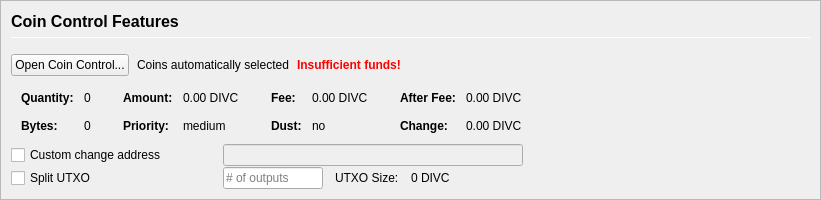
         <widget class="QFrame" name="frameCoinControl">
          <property name="sizePolicy">
           <sizepolicy hsizetype="Expanding" vsizetype="Expanding">
            <horstretch>0</horstretch>
            <verstretch>0</verstretch>
           </sizepolicy>
          </property>
          <property name="maximumSize">
           <size>
            <width>16777215</width>
            <height>16777215</height>
           </size>
          </property>
          <property name="frameShape">
           <enum>QFrame::StyledPanel</enum>
          </property>
          <property name="frameShadow">
           <enum>QFrame::Sunken</enum>
          </property>
          <layout class="QVBoxLayout" name="verticalLayoutCoinControl2">
           <property name="spacing">
            <number>0</number>
           </property>
           <property name="leftMargin">
            <number>0</number>
           </property>
           <property name="topMargin">
            <number>0</number>
           </property>
           <property name="rightMargin">
            <number>0</number>
           </property>
           <property name="bottomMargin">
            <number>0</number>
           </property>
           <item>
            <widget class="QFrame" name="frameCoinControl_BG">
             <layout class="QVBoxLayout" name="verticalLayoutCoinControl" stretch="0,0,0,0,0,0">
              <property name="spacing">
               <number>1</number>
              </property>
              <property name="leftMargin">
               <number>10</number>
              </property>
              <property name="topMargin">
               <number>10</number>
              </property>
              <item>
               <layout class="QHBoxLayout" name="horizontalLayoutCoinControl1">
                <property name="bottomMargin">
                 <number>15</number>
                </property>
                <item>
                 <layout class="QVBoxLayout" name="verticalLayout_3">
                  <property name="spacing">
                   <number>6</number>
                  </property>
                  <item>
                   <widget class="QLabel" name="labelCoinControlFeatures">
                    <property name="sizePolicy">
                     <sizepolicy hsizetype="Preferred" vsizetype="Maximum">
                      <horstretch>0</horstretch>
                      <verstretch>0</verstretch>
                     </sizepolicy>
                    </property>
                    <property name="minimumSize">
                     <size>
                      <width>0</width>
                      <height>20</height>
                     </size>
                    </property>
                    <property name="font">
                     <font>
                      <pointsize>12</pointsize>
                      <weight>75</weight>
                      <bold>true</bold>
                     </font>
                    </property>
                    <property name="styleSheet">
                     <string notr="true">font-weight:bold;</string>
                    </property>
                    <property name="text">
                     <string>Coin Control Features</string>
                    </property>
                   </widget>
                  </item>
                  <item>
                   <widget class="Line" name="line">
                    <property name="minimumSize">
                     <size>
                      <width>0</width>
                      <height>1</height>
                     </size>
                    </property>
                    <property name="maximumSize">
                     <size>
                      <width>16777215</width>
                      <height>1</height>
                     </size>
                    </property>
                    <property name="orientation">
                     <enum>Qt::Horizontal</enum>
                    </property>
                   </widget>
                  </item>
                 </layout>
                </item>
               </layout>
              </item>
              <item>
               <layout class="QHBoxLayout" name="horizontalLayoutCoinControl2" stretch="0,0,0,0">
                <property name="spacing">
                 <number>8</number>
                </property>
                <property name="bottomMargin">
                 <number>10</number>
                </property>
                <item>
                 <widget class="QPushButton" name="pushButtonCoinControl">
                  <property name="styleSheet">
                   <string notr="true"/>
                  </property>
                  <property name="text">
                   <string>Open Coin Control...</string>
                  </property>
                  <property name="autoDefault">
                   <bool>false</bool>
                  </property>
                 </widget>
                </item>
                <item>
                 <widget class="QLabel" name="labelCoinControlAutomaticallySelected">
                  <property name="text">
                   <string>Coins automatically selected</string>
                  </property>
                  <property name="margin">
                   <number>5</number>
                  </property>
                 </widget>
                </item>
                <item>
                 <widget class="QLabel" name="labelCoinControlInsuffFunds">
                  <property name="font">
                   <font>
                    <weight>75</weight>
                    <bold>true</bold>
                   </font>
                  </property>
                  <property name="styleSheet">
                   <string notr="true">color:red;font-weight:bold;</string>
                  </property>
                  <property name="text">
                   <string>Insufficient funds!</string>
                  </property>
                  <property name="margin">
                   <number>5</number>
                  </property>
                 </widget>
                </item>
                <item>
                 <spacer name="horizontalSpacerCoinControl">
                  <property name="orientation">
                   <enum>Qt::Horizontal</enum>
                  </property>
                  <property name="sizeHint" stdset="0">
                   <size>
                    <width>40</width>
                    <height>1</height>
                   </size>
                  </property>
                 </spacer>
                </item>
               </layout>
              </item>
              <item>
               <widget class="QWidget" name="widgetCoinControl" native="true">
                <property name="sizePolicy">
                 <sizepolicy hsizetype="Preferred" vsizetype="Preferred">
                  <horstretch>0</horstretch>
                  <verstretch>0</verstretch>
                 </sizepolicy>
                </property>
                <property name="minimumSize">
                 <size>
                  <width>0</width>
                  <height>0</height>
                 </size>
                </property>
                <property name="styleSheet">
                 <string notr="true"/>
                </property>
                <layout class="QHBoxLayout" name="horizontalLayoutCoinControl5">
                 <property name="leftMargin">
                  <number>0</number>
                 </property>
                 <property name="topMargin">
                  <number>0</number>
                 </property>
                 <property name="rightMargin">
                  <number>0</number>
                 </property>
                 <property name="bottomMargin">
                  <number>0</number>
                 </property>
                 <item>
                  <layout class="QHBoxLayout" name="horizontalLayoutCoinControl3" stretch="0,0,0,1">
                   <property name="spacing">
                    <number>20</number>
                   </property>
                   <property name="topMargin">
                    <number>0</number>
                   </property>
                   <property name="bottomMargin">
                    <number>10</number>
                   </property>
                   <item>
                    <layout class="QFormLayout" name="formLayoutCoinControl1">
                     <property name="horizontalSpacing">
                      <number>10</number>
                     </property>
                     <property name="verticalSpacing">
                      <number>14</number>
                     </property>
                     <property name="leftMargin">
                      <number>10</number>
                     </property>
                     <property name="topMargin">
                      <number>4</number>
                     </property>
                     <property name="rightMargin">
                      <number>6</number>
                     </property>
                     <item row="0" column="0">
                      <widget class="QLabel" name="labelCoinControlQuantityText">
                       <property name="font">
                        <font>
                         <weight>75</weight>
                         <bold>true</bold>
                        </font>
                       </property>
                       <property name="text">
                        <string>Quantity:</string>
                       </property>
                       <property name="margin">
                        <number>0</number>
                       </property>
                      </widget>
                     </item>
                     <item row="0" column="1">
                      <widget class="QLabel" name="labelCoinControlQuantity">
                       <property name="cursor">
                        <cursorShape>IBeamCursor</cursorShape>
                       </property>
                       <property name="contextMenuPolicy">
                        <enum>Qt::ActionsContextMenu</enum>
                       </property>
                       <property name="text">
                        <string notr="true">0</string>
                       </property>
                       <property name="margin">
                        <number>0</number>
                       </property>
                       <property name="textInteractionFlags">
                        <set>Qt::LinksAccessibleByMouse|Qt::TextSelectableByKeyboard|Qt::TextSelectableByMouse</set>
                       </property>
                      </widget>
                     </item>
                     <item row="1" column="0">
                      <widget class="QLabel" name="labelCoinControlBytesText">
                       <property name="font">
                        <font>
                         <weight>75</weight>
                         <bold>true</bold>
                        </font>
                       </property>
                       <property name="text">
                        <string>Bytes:</string>
                       </property>
                      </widget>
                     </item>
                     <item row="1" column="1">
                      <widget class="QLabel" name="labelCoinControlBytes">
                       <property name="cursor">
                        <cursorShape>IBeamCursor</cursorShape>
                       </property>
                       <property name="contextMenuPolicy">
                        <enum>Qt::ActionsContextMenu</enum>
                       </property>
                       <property name="text">
                        <string notr="true">0</string>
                       </property>
                       <property name="textInteractionFlags">
                        <set>Qt::LinksAccessibleByMouse|Qt::TextSelectableByKeyboard|Qt::TextSelectableByMouse</set>
                       </property>
                      </widget>
                     </item>
                    </layout>
                   </item>
                   <item>
                    <layout class="QFormLayout" name="formLayoutCoinControl2">
                     <property name="horizontalSpacing">
                      <number>10</number>
                     </property>
                     <property name="verticalSpacing">
                      <number>14</number>
                     </property>
                     <property name="leftMargin">
                      <number>6</number>
                     </property>
                     <property name="topMargin">
                      <number>4</number>
                     </property>
                     <property name="rightMargin">
                      <number>6</number>
                     </property>
                     <item row="0" column="0">
                      <widget class="QLabel" name="labelCoinControlAmountText">
                       <property name="font">
                        <font>
                         <weight>75</weight>
                         <bold>true</bold>
                        </font>
                       </property>
                       <property name="text">
                        <string>Amount:</string>
                       </property>
                       <property name="margin">
                        <number>0</number>
                       </property>
                      </widget>
                     </item>
                     <item row="0" column="1">
                      <widget class="QLabel" name="labelCoinControlAmount">
                       <property name="cursor">
                        <cursorShape>IBeamCursor</cursorShape>
                       </property>
                       <property name="contextMenuPolicy">
                        <enum>Qt::ActionsContextMenu</enum>
                       </property>
                       <property name="text">
                        <string notr="true">0.00 DIVC</string>
                       </property>
                       <property name="textInteractionFlags">
                        <set>Qt::LinksAccessibleByMouse|Qt::TextSelectableByKeyboard|Qt::TextSelectableByMouse</set>
                       </property>
                      </widget>
                     </item>
                     <item row="1" column="0">
                      <widget class="QLabel" name="labelCoinControlPriorityText">
                       <property name="font">
                        <font>
                         <weight>75</weight>
                         <bold>true</bold>
                        </font>
                       </property>
                       <property name="text">
                        <string>Priority:</string>
                       </property>
                      </widget>
                     </item>
                     <item row="1" column="1">
                      <widget class="QLabel" name="labelCoinControlPriority">
                       <property name="cursor">
                        <cursorShape>IBeamCursor</cursorShape>
                       </property>
                       <property name="contextMenuPolicy">
                        <enum>Qt::ActionsContextMenu</enum>
                       </property>
                       <property name="text">
                        <string>medium</string>
                       </property>
                       <property name="textInteractionFlags">
                        <set>Qt::LinksAccessibleByMouse|Qt::TextSelectableByKeyboard|Qt::TextSelectableByMouse</set>
                       </property>
                      </widget>
                     </item>
                    </layout>
                   </item>
                   <item>
                    <layout class="QFormLayout" name="formLayoutCoinControl3">
                     <property name="horizontalSpacing">
                      <number>10</number>
                     </property>
                     <property name="verticalSpacing">
                      <number>14</number>
                     </property>
                     <property name="leftMargin">
                      <number>6</number>
                     </property>
                     <property name="topMargin">
                      <number>4</number>
                     </property>
                     <property name="rightMargin">
                      <number>6</number>
                     </property>
                     <item row="0" column="0">
                      <widget class="QLabel" name="labelCoinControlFeeText">
                       <property name="font">
                        <font>
                         <weight>75</weight>
                         <bold>true</bold>
                        </font>
                       </property>
                       <property name="text">
                        <string>Fee:</string>
                       </property>
                       <property name="margin">
                        <number>0</number>
                       </property>
                      </widget>
                     </item>
                     <item row="0" column="1">
                      <widget class="QLabel" name="labelCoinControlFee">
                       <property name="cursor">
                        <cursorShape>IBeamCursor</cursorShape>
                       </property>
                       <property name="contextMenuPolicy">
                        <enum>Qt::ActionsContextMenu</enum>
                       </property>
                       <property name="text">
                        <string notr="true">0.00 DIVC</string>
                       </property>
                       <property name="textInteractionFlags">
                        <set>Qt::LinksAccessibleByMouse|Qt::TextSelectableByKeyboard|Qt::TextSelectableByMouse</set>
                       </property>
                      </widget>
                     </item>
                     <item row="1" column="0">
                      <widget class="QLabel" name="labelCoinControlLowOutputText">
                       <property name="font">
                        <font>
                         <weight>75</weight>
                         <bold>true</bold>
                        </font>
                       </property>
                       <property name="text">
                        <string>Dust:</string>
                       </property>
                      </widget>
                     </item>
                     <item row="1" column="1">
                      <widget class="QLabel" name="labelCoinControlLowOutput">
                       <property name="cursor">
                        <cursorShape>IBeamCursor</cursorShape>
                       </property>
                       <property name="contextMenuPolicy">
                        <enum>Qt::ActionsContextMenu</enum>
                       </property>
                       <property name="text">
                        <string>no</string>
                       </property>
                       <property name="textInteractionFlags">
                        <set>Qt::LinksAccessibleByMouse|Qt::TextSelectableByKeyboard|Qt::TextSelectableByMouse</set>
                       </property>
                      </widget>
                     </item>
                    </layout>
                   </item>
                   <item>
                    <layout class="QFormLayout" name="formLayoutCoinControl4">
                     <property name="horizontalSpacing">
                      <number>10</number>
                     </property>
                     <property name="verticalSpacing">
                      <number>14</number>
                     </property>
                     <property name="leftMargin">
                      <number>6</number>
                     </property>
                     <property name="topMargin">
                      <number>4</number>
                     </property>
                     <property name="rightMargin">
                      <number>6</number>
                     </property>
                     <item row="0" column="0">
                      <widget class="QLabel" name="labelCoinControlAfterFeeText">
                       <property name="font">
                        <font>
                         <weight>75</weight>
                         <bold>true</bold>
                        </font>
                       </property>
                       <property name="text">
                        <string>After Fee:</string>
                       </property>
                       <property name="margin">
                        <number>0</number>
                       </property>
                      </widget>
                     </item>
                     <item row="0" column="1">
                      <widget class="QLabel" name="labelCoinControlAfterFee">
                       <property name="cursor">
                        <cursorShape>IBeamCursor</cursorShape>
                       </property>
                       <property name="contextMenuPolicy">
                        <enum>Qt::ActionsContextMenu</enum>
                       </property>
                       <property name="text">
                        <string notr="true">0.00 DIVC</string>
                       </property>
                       <property name="textInteractionFlags">
                        <set>Qt::LinksAccessibleByMouse|Qt::TextSelectableByKeyboard|Qt::TextSelectableByMouse</set>
                       </property>
                      </widget>
                     </item>
                     <item row="1" column="0">
                      <widget class="QLabel" name="labelCoinControlChangeText">
                       <property name="font">
                        <font>
                         <weight>75</weight>
                         <bold>true</bold>
                        </font>
                       </property>
                       <property name="text">
                        <string>Change:</string>
                       </property>
                      </widget>
                     </item>
                     <item row="1" column="1">
                      <widget class="QLabel" name="labelCoinControlChange">
                       <property name="cursor">
                        <cursorShape>IBeamCursor</cursorShape>
                       </property>
                       <property name="contextMenuPolicy">
                        <enum>Qt::ActionsContextMenu</enum>
                       </property>
                       <property name="text">
                        <string notr="true">0.00 DIVC</string>
                       </property>
                       <property name="textInteractionFlags">
                        <set>Qt::LinksAccessibleByMouse|Qt::TextSelectableByKeyboard|Qt::TextSelectableByMouse</set>
                       </property>
                      </widget>
                     </item>
                    </layout>
                   </item>
                  </layout>
                 </item>
                </layout>
               </widget>
              </item>
              <item>
               <layout class="QHBoxLayout" name="horizontalLayoutCoinControl4">
                <property name="spacing">
                 <number>12</number>
                </property>
                <property name="sizeConstraint">
                 <enum>QLayout::SetDefaultConstraint</enum>
                </property>
                <property name="topMargin">
                 <number>0</number>
                </property>
                <property name="rightMargin">
                 <number>0</number>
                </property>
                <item>
                 <widget class="QCheckBox" name="checkBoxCoinControlChange">
                  <property name="sizePolicy">
                   <sizepolicy hsizetype="Preferred" vsizetype="Preferred">
                    <horstretch>0</horstretch>
                    <verstretch>0</verstretch>
                   </sizepolicy>
                  </property>
                  <property name="minimumSize">
                   <size>
                    <width>200</width>
                    <height>0</height>
                   </size>
                  </property>
                  <property name="maximumSize">
                   <size>
                    <width>200</width>
                    <height>16777215</height>
                   </size>
                  </property>
                  <property name="toolTip">
                   <string>If this is activated, but the change address is empty or invalid, change will be sent to a newly generated address.</string>
                  </property>
                  <property name="text">
                   <string>Custom change address</string>
                  </property>
                 </widget>
                </item>
                <item>
                 <widget class="QValidatedLineEdit" name="lineEditCoinControlChange">
                  <property name="enabled">
                   <bool>false</bool>
                  </property>
                  <property name="sizePolicy">
                   <sizepolicy hsizetype="Preferred" vsizetype="Preferred">
                    <horstretch>0</horstretch>
                    <verstretch>0</verstretch>
                   </sizepolicy>
                  </property>
                  <property name="minimumSize">
                   <size>
                    <width>300</width>
                    <height>0</height>
                   </size>
                  </property>
                 </widget>
                </item>
                <item>
                 <widget class="QLabel" name="labelCoinControlChangeLabel">
                  <property name="sizePolicy">
                   <sizepolicy hsizetype="Preferred" vsizetype="Preferred">
                    <horstretch>0</horstretch>
                    <verstretch>0</verstretch>
                   </sizepolicy>
                  </property>
                  <property name="minimumSize">
                   <size>
                    <width>100</width>
                    <height>0</height>
                   </size>
                  </property>
                  <property name="text">
                   <string/>
                  </property>
                  <property name="margin">
                   <number>3</number>
                  </property>
                 </widget>
                </item>
               </layout>
              </item>
              <item>
               <layout class="QHBoxLayout" name="horizontalLayoutCoinControl6">
                <property name="spacing">
                 <number>12</number>
                </property>
                <property name="rightMargin">
                 <number>0</number>
                </property>
                <item>
                 <widget class="QCheckBox" name="splitBlockCheckBox">
                  <property name="sizePolicy">
                   <sizepolicy hsizetype="Preferred" vsizetype="Preferred">
                    <horstretch>0</horstretch>
                    <verstretch>0</verstretch>
                   </sizepolicy>
                  </property>
                  <property name="minimumSize">
                   <size>
                    <width>200</width>
                    <height>0</height>
                   </size>
                  </property>
                  <property name="maximumSize">
                   <size>
                    <width>200</width>
                    <height>16777215</height>
                   </size>
                  </property>
                  <property name="text">
                   <string>Split UTXO</string>
                  </property>
                 </widget>
                </item>
                <item>
                 <widget class="QLineEdit" name="splitBlockLineEdit">
                  <property name="sizePolicy">
                   <sizepolicy hsizetype="Preferred" vsizetype="Preferred">
                    <horstretch>50</horstretch>
                    <verstretch>0</verstretch>
                   </sizepolicy>
                  </property>
                  <property name="minimumSize">
                   <size>
                    <width>100</width>
                    <height>0</height>
                   </size>
                  </property>
                  <property name="maximumSize">
                   <size>
                    <width>100</width>
                    <height>16777215</height>
                   </size>
                  </property>
                  <property name="placeholderText">
                   <string># of outputs</string>
                  </property>
                 </widget>
                </item>
                <item>
                 <widget class="QLabel" name="labelBlockSizeText">
                  <property name="text">
                   <string>UTXO Size:</string>
                  </property>
                 </widget>
                </item>
                <item>
                 <widget class="QLabel" name="labelBlockSize">
                  <property name="text">
                   <string>0 DIVC</string>
                  </property>
                 </widget>
                </item>
                <item>
                 <spacer name="horizontalSpacer_7">
                  <property name="orientation">
                   <enum>Qt::Horizontal</enum>
                  </property>
                  <property name="sizeHint" stdset="0">
                   <size>
                    <width>40</width>
                    <height>20</height>
                   </size>
                  </property>
                 </spacer>
                </item>
               </layout>
              </item>
              <item>
               <spacer name="verticalSpacerCoinControl">
                <property name="orientation">
                 <enum>Qt::Vertical</enum>
                </property>
                <property name="sizeHint" stdset="0">
                 <size>
                  <width>800</width>
                  <height>1</height>
                 </size>
                </property>
               </spacer>
              </item>
             </layout>
            </widget>
           </item>
          </layout>
         </widget>
